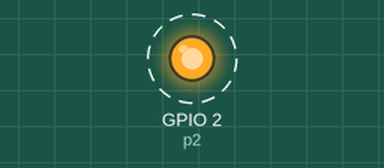
This program was run on a simulated ESP8266 board running MicroPython. Parts: output pins drawn as LEDs (lit = HIGH). Dashed ring = blinking. What the program prints to the serial console is not drawn.

Above: at 0.2 s.
Timing chart, 0 to 3.0 s (numbered marks = the images above):
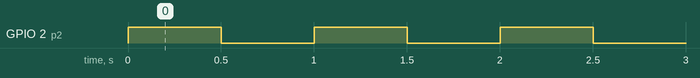

Measured:
- by itself, GPIO 2 (p2): alternates HIGH for 0.50 s and LOW for 0.50 s

The program:

blink.py
```python
"""Blink local"""
import time
import machine

print("Hello World")
p2 = machine.Pin(2,machine.Pin.OUT)
while True:
    p2.on()
    time.sleep(0.5)
    p2.off()
    time.sleep(0.5)

adc = machine.ADC()
adc.read()

machine.DEEPSLEEP_RESET
```
